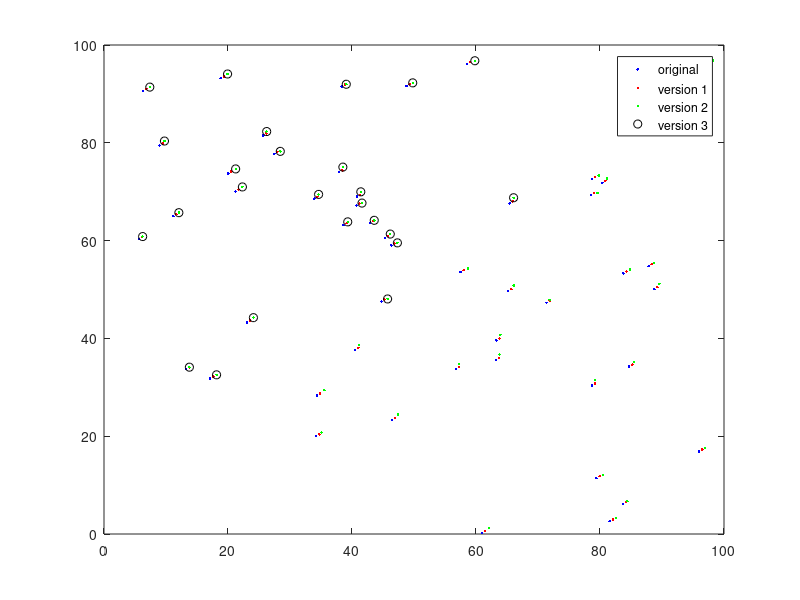

The MATLAB script that drew this image:

% Example1, for lecture M3, MTRN2500, session 2.2017

% In this example we do the following:
% Define some functions
% Call the functions.
% plot some results for visualizing effects.



%--------------------------------------------------------
function Example1() % "Main()"

% here, we create some test data, a 2xN matrix.
 N=50;  A = rand(2,N)*100;         


 % We may consider that each A(:,i) is a 2D, (x;y), point; (note: A(:,i) is "2x1"
 % so, A(1,:) are the x-coordinates, and A(2,:) the y's of the N (x;y) points.
 % However, in general terms, A would have other interpretations.
 
 figure(1) ; clf();         % Here, we create a figure, in which we plot results.
 plot(A(1,:),A(2,:),'b.');  % Now, we plot the original data
 
 % We perform some basic processing.
 A = modify1(A);            % modify A  ( in this case, we do "A=F(A)" : we overwrite its previous contents)
 
 hold on;                    % To keep adding plots, we use the command "hold on".
 plot(A(1,:),A(2,:),'r.');

 A = modify2(A);
 [B,~] = modify3(A);
 % btw: I used the symbol '~' to specify I do not need the second output
 % variable, which is returned by the called function.
  
 plot(A(1,:),A(2,:),'g.');
 plot(B(1,:),B(2,:),'ko');

 legend({'original','version 1','version 2','version 3'});
end
%--------------------------------------------------------


%-------------------------------------------------
% In Matlab, the arguments (input variables), are shared
% "BY VALUE" when those are modified inside the called
% function.
% The following function, receives 'x' by reference; however, as soon
% we try to modify it (inside the called function), a new copy of 'x' 
% is generated, locally.
% We will never be able to touch the original (caller's variable)

function modify0(x)     % This is a useless funcion (why???).
    x(1,:)=x(1,:)+1.5;
    x(2,:)=x(2,:)+0.5;
end
% This function is WRONG: It would fail in modifying 'x' (if that was its purpose)

%-------------------------------------------------
% We perform some trivial operation, just for showing the concept.
% (We assume the input variable, x, is a 2xL matrix.
% so, we do not verify consistency of the input variables.)

function y=modify1(x)
    x(1,:)=x(1,:)+0.5;    x(2,:)=x(2,:)+0.4;    y = x ;
end

% function y=modify1(x)
%     y = x;  y(1,:)=y(1,:)+0.5;    y(2,:)=y(2,:)+0.4;    
% end



%-------------------------------------------------
%-------------------------------------------------
% We perform another trivial operation.
function y=modify2(x)
    y =x+ 0.8*rand(size(x));  %we add a "bit of noise" to the original data.
 end
%-------------------------------------------------
%-------------------------------------------------
% We perform another operation (we assume A is 2xL, as before)
% We return the points whose first row is lower than the second one 
% (x<y, according to the meaning of the data, in our example)
function [B,ii]=modify3(A)
    ii = find(A(1,:)<A(2,:));
    B=A(:,ii);
end
%The function returns the new points, and their associated indexes.
% (Note: We discussed about indexes, in Lecture M2)
%-------------------------------------------------



%---------------------------------------------------------------

% Next step, in lecture M3: Read example2.m, in which we use GLOBAL VARIABLES,
% for sharing variables.

%---------------------------------------------------------------
%---------------------------------------------------------------
% Questions?
% Ask the lecturer, via Moodle's forum or by sending him an email:
% to: j.guivant@unsw.edu.au

% (Doubts? ASK, before the snowball gets big.)
%---------------------------------------------------------------
